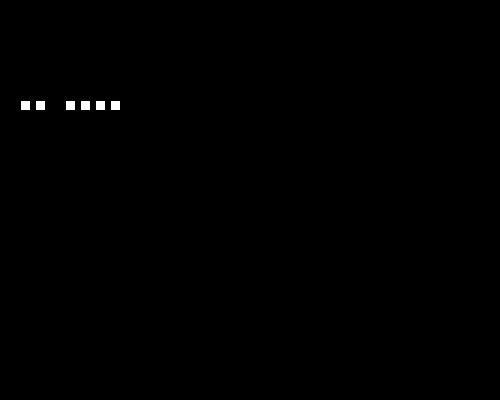
Frame 1 (no input)
Frame 60 (the mouse pressed at the canvas centre just before this capture): identical to frame 1, image omitted
Frame 120 (the mouse held since frame 60 and released just before this capture): identical to frame 1, image omitted

The Processing sketch that drew this single still picture (run headless with seeded random() and noise(); from frame 60 on, the mouse is pressed at the canvas centre):

// Processing sketch: for_break_cont
// ── for_break_cont.pde

void setup(){
  background(0);
  size(500,400);
}

void draw(){
  for (int i = 0; i < 10; i++) {
    if (i == 2) continue;
    int x = 20 + (i*15);
    rect(x,100, 10,10);  
    if (i == 6) break;
  }
}
